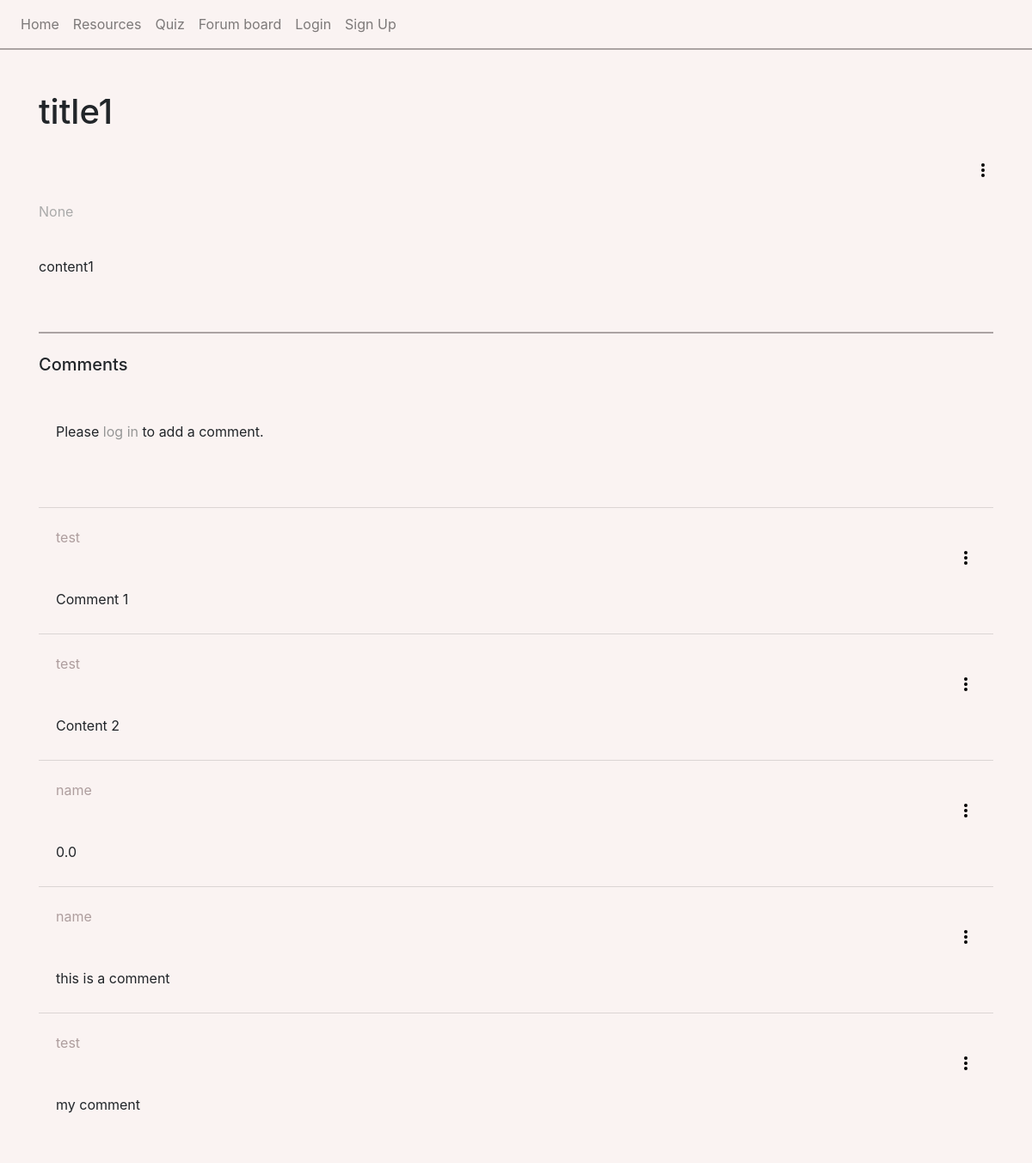
/forum/1/, run on an earlier commit of the app's database.
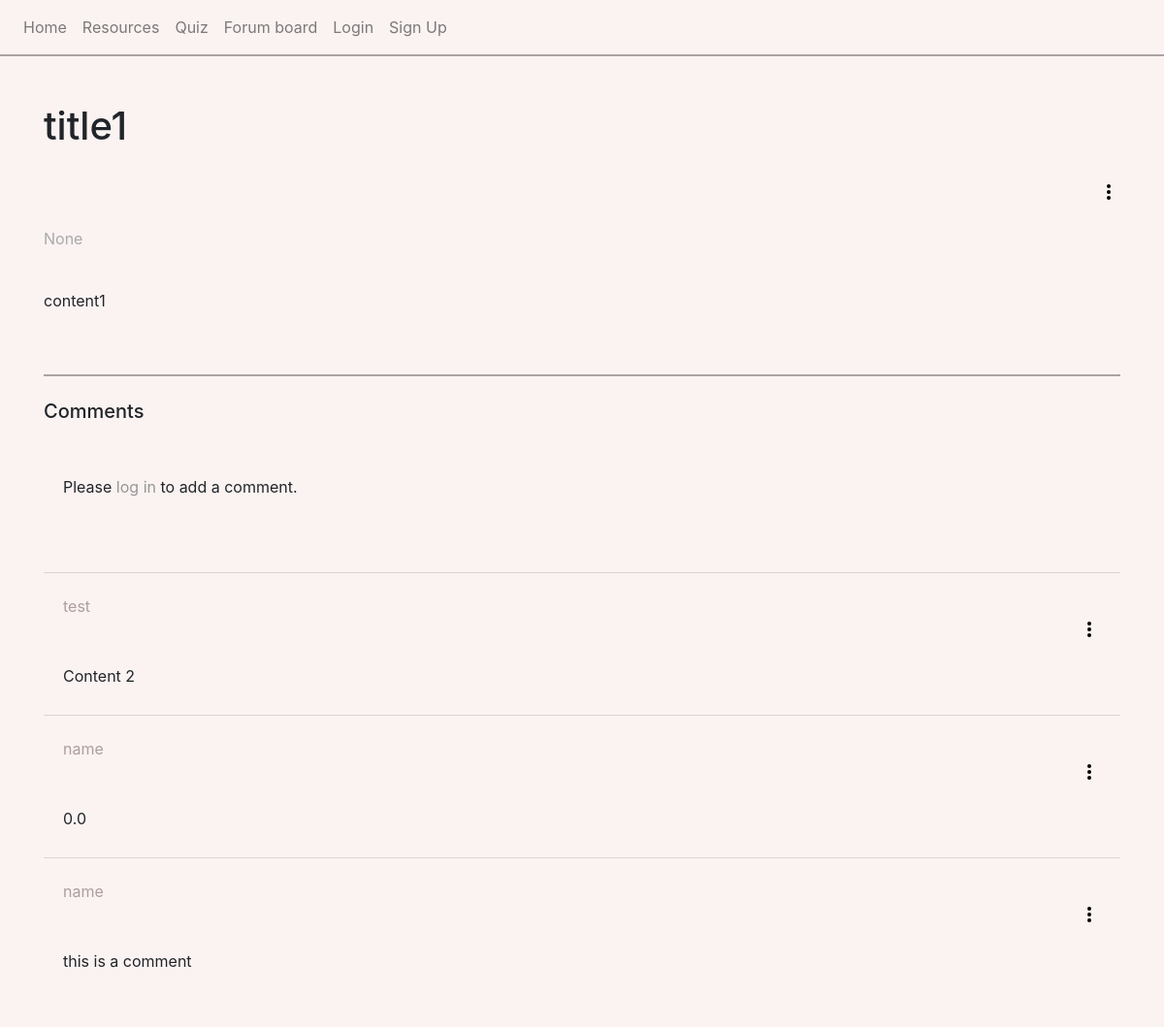
And on a later commit of the database.
### tables this page shows
CREATE TABLE forum_posts (postID INTEGER PRIMARY KEY, userID INTEGER REFERENCES user (userID), title TEXT, content TEXT, post_date TIMESTAMP DEFAULT (CURRENT_TIMESTAMP));

CREATE TABLE comments (comID INTEGER PRIMARY KEY, userID INTEGER REFERENCES user (userID), postID INTEGER REFERENCES forum_posts (postID), content TEXT, com_date TIMESTAMP DEFAULT (CURRENT_TIMESTAMP));

CREATE TABLE user (userID INTEGER PRIMARY KEY, email TEXT, username TEXT, password TEXT, profile_pic TEXT);

### website/views.py (the view, shortened to what this page needs)
@views.route('/forum/<id>/', methods=['GET', 'POST'])
def forum(id):
        if id == 'home': # shows list of posts with their titles
            sql = 'SELECT * FROM forum_posts;'
            posts = query_db(sql)
            if posts: #check if any posts exsist
                return render_template('forumHome.html', posts=posts)
            else:
                return render_template('forumHome.html', posts='No posts are currently available')
        else:
            id = int(id)
            sql_post = '''SELECT f.title, f.content, f.post_date, u.username, u.userID, u.profile_pic
            FROM user u
            LEFT JOIN forum_posts f on u.userID = f.userID
            WHERE f.postID = ?;'''
            post_data = query_db(sql_post, (id,), one=True)
            if not post_data: # post doesn't exist
                flash('Post not available.', category='error')
                return redirect(url_for('views.forum', id = 'home'))
            sql_comment = '''SELECT c.*, u.username
            FROM comments c
            LEFT JOIN user u ON c.userID = u.userID
            WHERE c.postID = ?;'''
            comment_data = query_db(sql_comment, (id,))
            return render_template('forum.html', id = id,
            title = post_data[0],
            content = post_data[1],
            date = post_data[2],
            username = post_data[3],
            userID = post_data[4],
            profile_pic = post_data[5], comments = comment_data)

### website/views.py (called while the page is built)
def query_db(sql,args=(),one=False):
    db = sqlite3.connect('web.db')
    cursor = db.cursor()
    cursor.execute(sql, args)
    results = cursor.fetchall()
    db.commit()
    db.close()
    return (results[0] if results else None) if one else results

### website/templates/forum.html
{% extends "base.html" %} {% block title %}{{ title }}{% endblock %}
{% block content %}
<br><br>
<h1>{{ title }}</h1>
{% include "dotPost.html" %}
<p class="date">{{ date }}</p>
<br>
<p>{{ content }}</p>
<br><br>
<div style='border-top:2px solid #aba3a3'>
    <br>
    <h5>Comments</h5>
    <br>
    <div>
        <ul class="list-group list-group-flush" id="comments">
            <li class="list-group-item custom-bg comment">
                {% if 'user' in session %}
                        <button class="comment-btn" onclick="document.getElementById('commentBox').classList.toggle('hidden');">▶ Click to add your comment...</button>
                        <div id="commentBox" class="comment-box hidden">
                            <form method="POST" action="{{ url_for('views.comments', id='create') }}">
                                <input type="hidden" name="postID" value="{{ id }}">
                                <textarea
                                name="comment"
                                id="comment"
                                placeholder="Write your comment here..."></textarea><br>
                                <button type="submit" class="submit-comment">Submit Comment</button>
                            </form>
                        </div>
                    {% else %}
                        <p>Please <a href="{{ url_for('auth.login') }}" class="custom-link-underline">log in</a> to add a comment.</p>
                    {% endif %}
                    <br><br>
            </li>
            {% for comment in comments %}
            <li class="list-group-item custom-bg comment">
                <p class="inline" style="color: rgb(174, 158, 158)">{{ comment[5] }}</p>
                {% include "dotComment.html" %}
                <p>{{ comment[3] }}</p>
            </li>
            {% endfor %}
        </ul>
    </div>
</div><br><br>
{% endblock %}

### website/templates/base.html (shortened to what this page needs)
<!DOCTYPE html>
<html lang="en">
<head>
    <link
      rel="stylesheet"
      href="https://stackpath.bootstrapcdn.com/bootstrap/4.4.1/css/bootstrap.min.css"
    />
    <link
      rel="stylesheet"
      href="https://stackpath.bootstrapcdn.com/font-awesome/4.7.0/css/font-awesome.min.css"
    />
    <link rel="stylesheet" href= "{{ url_for('static',filename='styles.css') }}">
</head>
<body class="custom-bg">
  <nav class = "navbar navbar-expand-lg navbar-light custom-bg">
    <div class="collapse navbar-collapse" id="navbar">
      <div class="navbar-nav">
        <a class="nav-item nav-link" id="home" href="/">Home</a>
        <a class="nav-item nav-link" id="resources" href="/resources">Resources</a>
        <a class="nav-item nav-link" id="quiz" href="/quiz/home">Quiz</a>
        <a class="nav-item nav-link" id="forum" href="/forum/home">Forum board</a>
        {% if session.get('user') %}
          <a class="nav-item nav-link" id="logout" href="/logout">Logout</a>
        {% else %}
          <a class="nav-item nav-link" id="login" href="/login">Login</a>
          <a class="nav-item nav-link" id="signup" href="/sign-up">Sign Up</a>
        {% endif %}
      </div>
    </div>
  </nav>
  <div class="container custom-bg">
    {% block content %}
    {% endblock %}
  </div>
</body>
</html>

### website/templates/dotPost.html (shortened to what this page needs)
<div class="container mt-5 inline">
    <div class="dropdown" align="right">
        <button class="dot-btn" id="dropdownMenuButton" data-toggle="dropdown" aria-haspopup="true" aria-expanded="false">
            <span class="navbar-toggler-icon"></span>
            <div class="dots">
                <span></span>
                <span></span>
                <span></span>
            </div>
        </button>
    </div>
</div>

### website/templates/dotComment.html (shortened to what this page needs)
<div class="container mt-5 inline">
    <div class="dropdown" align="right">
        <button class="dot-btn" id="dropdownMenuButton" data-toggle="dropdown" aria-haspopup="true" aria-expanded="false">
            <span class="navbar-toggler-icon"></span>
            <div class="dots">
                <span></span>
                <span></span>
                <span></span>
            </div>
        </button>
    </div>
</div>

### website/static/styles.css (style rules this page uses)
.custom-bg { background-color: #faf3f2; }
.custom-link-underline { color: rgb(150, 150, 150); text-decoration: none; }
.comment { margin-top : 10px; }
.dot-btn { background: none; border: none; color: inherit; padding: 0; cursor: pointer; display: inline-block; position: relative; width: 24px; height: 24px; }
.dot-btn .dots { display: inline-block; position: absolute; top: 50%; left: 50%; transform: translate(-50%, -50%); }
.dot-btn .dots span { display: block; width: 4px; height: 4px; background-color: black; border-radius: 50%; margin: 2px 0; }
.inline { display: inline; }
.navbar { border-bottom:2px solid #aba3a3; }
.date { color: rgb(170, 170, 170) }

What changed in the data, as far as the page shows it:
removed comments: username "test", content "Comment 1"
no longer on this page (row edited): comments: username "test", content "my comment"
